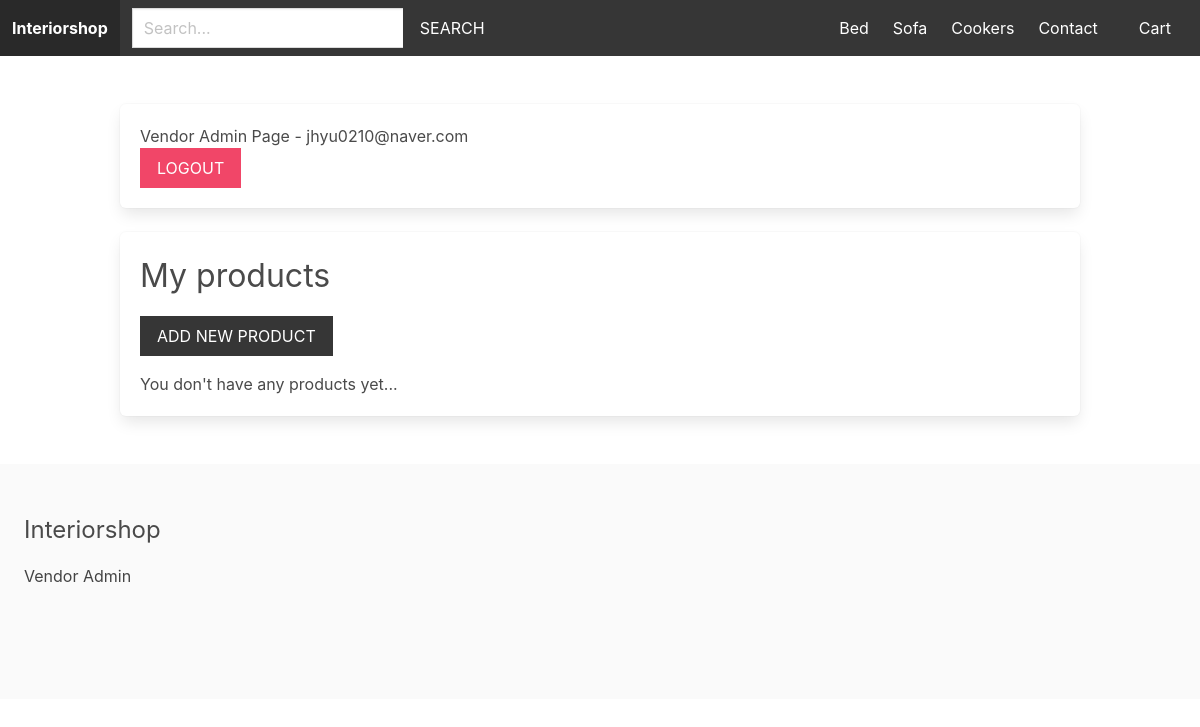
/vendors/vendor-admin/ (signed in), run on the app's committed database.
### apps/product/models.py (models this page shows, shortened)
class Category(models.Model):
    title = models.CharField(max_length=255)
    slug = models.CharField(max_length=255)
    ordering = models.IntegerField(default=0)
    class Meta:
        ordering = ["ordering"]

### apps/vendor/models.py (models this page shows, shortened)
class Vendor(models.Model):
    name = models.CharField(max_length=255)
    created_at=models.DateTimeField(auto_now_add=True)
    created_by= models.OneToOneField(User,related_name='vendor', on_delete=models.CASCADE)
    class Meta:
        ordering = ['name']

### apps/vendor/views.py (the view)
# urls.py: path('vendor-admin/',views.vendor_admin, name='vendor_admin'),
@login_required
def vendor_admin(request):
    vendor =request.user.vendor
    products = vendor.products.all()
    return render(request,'vendor/vendor_admin.html',{'vendor': vendor,'products': products})

### apps/cart/cart.py (called while the page is built)
    def __len__(self):
        return sum(item['quantity'] for item in self.cart.values())

### apps/cart/context_processors.py (called while the page is built)
def cart(request):
    return {'cart': Cart(request)}

### apps/product/context_processors.py (called while the page is built)
def menu_categories(request):
    categories = Category.objects.all()
    return {'menu_categories': categories}

### apps/vendor/templates/vendor/vendor_admin.html (shortened to what this page needs)
{% extends "core/base.html" %}
{% block content %}
    <div class="box">
        <h1> Vendor Admin Page - {{ vendor.name }}</h1>
        <form method="post" action="{% url 'logout' %}">
            <button type="submit" class="button is-danger is-uppercase">Logout</button>
        </form>
    </div>
    <div class="box">
        <h2 class="is-size-3 mb-4">My products</h2>
        <a href="{% url 'add_product' %}" class="button is-dark is-uppercase mb-4">Add New Product</a>
        {% if products %}
            <table class="table is-fullwidth">
            <thead>
                <th>Title</th>
                <th>Price</th>
            </thead>
            <tbody>
                {% for product in products %}
                <tr>
                    <td> {{ product.title }} </td>
                    <td> ${{ product.price }}</td>
                </tr>
                {% endfor %}
            </tbody>
            </table>
        {% else %}
        <p>You don't have any products yet...</p>
        {% endif %}
    </div>
{% endblock content %}

### apps/core/templates/core/base.html (shortened to what this page needs)
{% load static %}
<!DOCTYPE html>
<html lang="en">
  <head>
    <link
      rel="stylesheet"
      href="https://cdn.jsdelivr.net/npm/bulma@0.9.1/css/bulma.min.css"
    />
     <link rel="stylesheet" href="{% static 'styles/main.css' %}">
  </head>
  <body>
   <nav class="navbar is-dark">
            <div class="navbar-brand">
                <a href={% url "frontpage" %} class="navbar-item"><strong>Interiorshop</strong></a>
            </div>
            <div class="navbar-menu" id="main-navbar">
                <div class="navbar-start">
                    <div class="navbar-item">
                        <form method="get" >
                            <div class="field has-addons">
                                <div class="control">
                                    <input type="text" class="input" placeholder="Search..." name="query">
                                </div>
                                <div class="control">
                                    <button class="button is-dark is-uppercase">Search</button>
                                </div>
                            </div>
                        </form>
                    </div>
                </div>
                <div class="navbar-end">
                    {% for category in menu_categories %}
                        <a href="{% url 'category' category.slug %}" class="navbar-item">{{ category.title }}</a>
                    {% endfor %}
                    <a href="#" class="navbar-item">Contact</a>
                    <div class="navbar-item">
                        <a href="{% url 'cart' %}" class="button is-dark">Cart{% if cart %} ({{ cart|length }}){% endif %}</a>
                    </div>
                </div>
            </div>
        </nav>
    <section class="section">
      <div class="container">{% block content %}{% endblock content %}</div>
    </section>
    <footer class="footer">
      <h3 class="is-size-4 mb-4">Interiorshop</h3>
        {% if request.user.is_authenticated %}
      <a href="{% url 'vendor_admin' %}">Vendor Admin</a>
      {% else %}
        <a href="{% url 'become_vendor' %}">Become Vendor</a>
      {% endif %}
    </footer>
  </body>
</html>

### static/styles/main.css (style rules this page uses)
.input, .button { border-radius: 0; }
.footer a { margin-bottom: 15px; display: inline-block; color: #444; }

### data on the page
Category: title "Bed"
Category: title "Sofa"
Category: title "Cookers"
Vendor: name "jhyu0210@naver.com"
